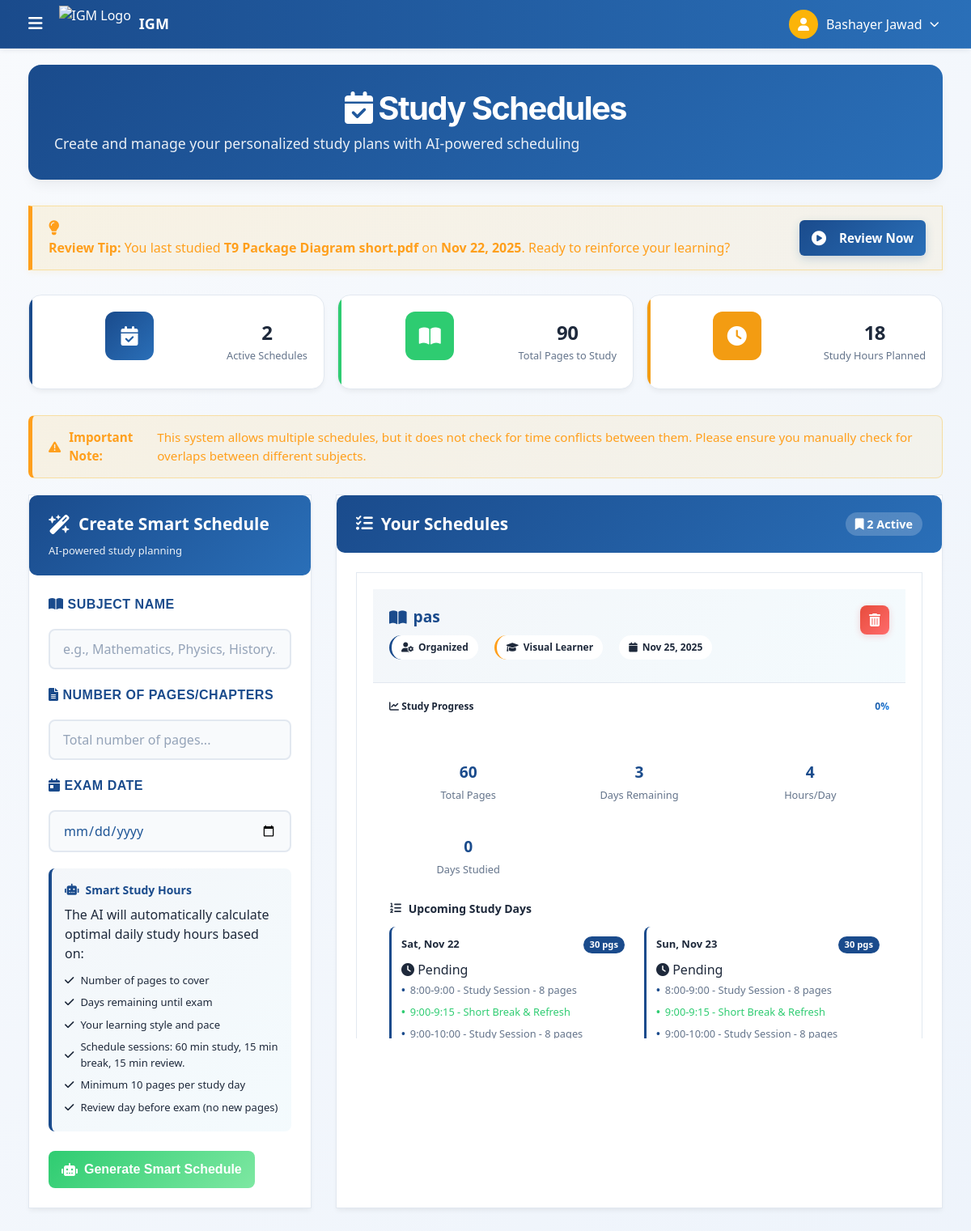
Screenshot of /timing_schedule.php (signed in) with the database file from the repository.
### tables this page shows
CREATE TABLE `users` (
  `id` int(11) NOT NULL,
  `full_name` varchar(100) NOT NULL,
  `username` varchar(50) NOT NULL,
  `email` varchar(100) NOT NULL,
  `phone` varchar(20) DEFAULT NULL,
  `password` varchar(255) NOT NULL,
  `created_at` timestamp NOT NULL DEFAULT current_timestamp()
);

CREATE TABLE `ai_generated_questions` (
  `id` int(11) NOT NULL,
  `user_id` int(11) NOT NULL,
  `file_name` varchar(255) NOT NULL,
  `file_content` longtext NOT NULL,
  `questionlevel` longtext NOT NULL CHECK (json_valid(`questionlevel`)),
  `questions` longtext NOT NULL CHECK (json_valid(`questions`)),
  `ai_model` varchar(100) NOT NULL,
  `created_at` timestamp NOT NULL DEFAULT current_timestamp()
);

CREATE TABLE `study_schedules` (
  `id` int(11) NOT NULL,
  `user_id` int(11) NOT NULL,
  `subject_name` varchar(255) NOT NULL,
  `total_pages` int(11) NOT NULL,
  `exam_date` date NOT NULL,
  `study_hours` int(11) NOT NULL,
  `schedule_data` longtext NOT NULL CHECK (json_valid(`schedule_data`)),
  `learning_style` longtext NOT NULL CHECK (json_valid(`learning_style`)),
  `created_at` timestamp NOT NULL DEFAULT current_timestamp()
);

### timing_schedule.php (the view, shortened to what the rows shown need)
<?php
require_once 'ai_handler.php';
$user_id = $_SESSION['user_id'];
$user = null;
$schedules = [];
$last_study_file = null;
try {
    $stmt = $pdo->prepare("SELECT full_name FROM users WHERE id = ?");
    $stmt->execute([$user_id]);
    $user = $stmt->fetch(PDO::FETCH_ASSOC);
    $stmt = $pdo->prepare("SELECT * FROM study_schedules WHERE user_id = ? ORDER BY created_at DESC");
    $stmt->execute([$user_id]);
    $raw_schedules = $stmt->fetchAll(PDO::FETCH_ASSOC);
    foreach ($raw_schedules as $schedule) {
        if (isset($schedule['schedule_data'])) {
            $schedule['schedule_data'] = json_decode($schedule['schedule_data'], true);
        } else {
            $schedule['schedule_data'] = [];
        }
        if (isset($schedule['learning_style'])) {
            $schedule['learning_style'] = json_decode($schedule['learning_style'], true);
        } else {
            $schedule['learning_style'] = [];
        }
        $stmt = $pdo->prepare("SELECT study_date, pages_studied FROM study_logs WHERE user_id = ? AND schedule_id = ?");
        $stmt->execute([$user_id, $schedule['id']]);
        $schedule['study_logs'] = $stmt->fetchAll(PDO::FETCH_ASSOC);
        $schedules[] = $schedule;
    }
    $stmt = $pdo->prepare("SELECT id, file_name, created_at FROM ai_generated_questions WHERE user_id = ? ORDER BY created_at DESC LIMIT 1");
    $stmt->execute([$user_id]);
    $last_study_file = $stmt->fetch(PDO::FETCH_ASSOC);
} catch (Exception $e) {
    $error_message = "Error loading data: " . $e->getMessage();
}
?>
<!DOCTYPE html>
<html lang="en">
<head>
    <link rel="stylesheet" href="https://cdnjs.cloudflare.com/ajax/libs/font-awesome/6.0.0/css/all.min.css">
    <link rel="stylesheet" href="style.css">
</head>
<body>
    <div class="top-nav">
        <div class="user-section">
            <div class="user-info" id="userInfo">
                <div class="user-avatar">
                    <i class="fas fa-user"></i>
                </div>
                <span id="userDisplayName"><?php echo htmlspecialchars($user['full_name'] ?? 'User'); ?></span>
                <i class="fas fa-chevron-down" style="font-size: 12px;"></i>
            </div>
        </div>
    </div>
    <div class="main-content" id="mainContent">
        <div class="container">
            <div class="page-header">
                <div>
                    <h1 class="page-title"><i class="fas fa-calendar-check"></i> Study Schedules</h1>
                </div>
            </div>
            <?php if ($last_study_file): ?>
            <div class="review-note">
                <div class="review-note-content">
                    <i class="fas fa-lightbulb"></i>
                    <div>
                        <strong> Review Tip:</strong> You last studied
                        <strong><?php echo htmlspecialchars($last_study_file['file_name']); ?></strong> on
                        <strong><?php echo date('M j, Y', strtotime($last_study_file['created_at'])); ?></strong>.
                        Ready to reinforce your learning?
                    </div>
                </div>
                <a href="start_exam.php?id=<?php echo $last_study_file['id']; ?>" class="btn btn-primary">
                    <i class="fas fa-play-circle"></i> Review Now
                </a>
            </div>
            <?php endif; ?>
            <div class="main-layout">
                <div class="timing-form-container">
                    <div class="timing-form-header">
                        <h2>
                            <i class="fas fa-wand-magic-sparkles"></i>
                            Create Smart Schedule
                        </h2>
                    </div>
                </div>
                <div class="schedules-container">
                    <div class="schedules-header">
                        <h2>
                            <i class="fas fa-list-check"></i>
                            Your Schedules
                        </h2>
                    </div>
                    <div class="schedules-body">
                        <?php if (empty($schedules)): ?>
                            <div class="empty-state">
                                <i class="fas fa-inbox"></i>
                                <h3>No Schedules Yet</h3>
                                <p>Create your first study schedule to get started with AI-powered learning</p>
                            </div>
                        <?php else: ?>
                            <?php foreach ($schedules as $schedule):
                                $schedule_data = $schedule['schedule_data'] ?? [];
                                $learning_style = $schedule['learning_style'] ?? [];
                            ?>
                            <div class="schedule-card" id="schedule-<?php echo $schedule['id']; ?>">
                                <div class="schedule-card-header">
                                    <div class="schedule-title-section">
                                        <h3 class="schedule-title">
                                            <i class="fas fa-book-open"></i>
                                            <?php echo htmlspecialchars($schedule['subject_name']); ?>
                                        </h3>
                                        <div class="schedule-meta">
                                            <span class="meta-badge planning">
                                                <i class="fas fa-user-cog"></i>
                                                <?php echo getEnglishStyleName($learning_style['planning_style'] ?? 'Organized'); ?>
                                            </span>
                                            <span class="meta-badge learning">
                                                <i class="fas fa-graduation-cap"></i>
                                                <?php echo getEnglishStyleName($learning_style['learning_type'] ?? 'Visual'); ?> Learner
                                            </span>
                                            <span class="meta-badge">
                                                <i class="fas fa-calendar"></i>
                                                <?php echo date('M j, Y', strtotime($schedule['exam_date'])); ?>
                                            </span>
                                        </div>
                                    </div>
                                    <div class="schedule-actions">
                                        <a href="?delete_schedule=<?php echo $schedule['id']; ?>" class="delete-btn"
                                           onclick="return confirm('Are you sure you want to delete this schedule? All study progress will be lost.');" title="Delete schedule">
                                            <i class="fas fa-trash-alt"></i>
                                        </a>
                                    </div>
                                </div>
                                <div class="schedule-card-body">
                                    <div class="progress-section">
                                        <div class="progress-header">
                                            <span><i class="fas fa-chart-line"></i> Study Progress</span>
                                            <span class="progress-percent">
                                                <?php
                                                $total_days = $schedule_data['days_remaining'] ?? 0;
                                                $studied_days = count($schedule['study_logs'] ?? []);
                                                $progress = $total_days > 0 ? ($studied_days / $total_days) * 100 : 0;
                                                echo round($progress) . '%';
                                                ?>
                                            </span>
                                        </div>
                                        <div class="progress-bar">
                                        </div>
                                    </div>
                                    <div class="schedule-details">
                                        <div class="detail-item">
                                            <div class="detail-value"><?php echo $schedule_data['total_pages'] ?? 0; ?></div>
                                            <div class="detail-label">Total Pages</div>
                                        </div>
                                        <div class="detail-item">
                                            <div class="detail-value"><?php echo $schedule_data['days_remaining'] ?? 0; ?></div>
                                            <div class="detail-label">Days Remaining</div>
                                        </div>
                                        <div class="detail-item">
                                            <div class="detail-value"><?php echo $schedule['study_hours'] ?? $schedule_data['daily_hours'] ?? 3; ?></div>
                                            <div class="detail-label">Hours/Day</div>
                                        </div>
                                        <div class="detail-item">
                                            <div class="detail-value"><?php echo count($schedule['study_logs'] ?? []); ?></div>
                                            <div class="detail-label">Days Studied</div>
                                        </div>
                                    </div>
                                    <div class="daily-plan-preview">
                                        <h4>
                                            <i class="fas fa-list-ol"></i>
                                            Upcoming Study Days
                                        </h4>
                                        <div class="day-cards">
                                            <?php
                                            $daily_plan_preview = $schedule_data['daily_plan'] ?? [];
                                            foreach ($daily_plan_preview as $index => $day):
                                                $is_studied = false;
                                                foreach ($schedule['study_logs'] as $log) {
                                                    if ($log['study_date'] == $day['date']) {
                                                        $is_studied = true;
                                                        break;
                                                    }
                                                }
                                                if ($is_studied && $index > 0) continue;
                                                $is_review_day = ($day['pages'] == 0);
                                            ?>
                                            <div class="day-card <?php echo $is_review_day ? 'review-day' : ''; ?>">
                                                <div class="day-header">
                                                    <span class="day-name"><?php echo date('D, M j', strtotime($day['date'])); ?></span>
                                                    <span class="day-pages <?php echo $is_review_day ? 'review' : ''; ?>">
                                                        <?php echo $is_review_day ? 'Review' : $day['pages'] . ' pgs'; ?>
                                                    </span>
                                                </div>
                                                <div class="study-status <?php echo $is_studied ? 'studied' : 'not-studied'; ?>">
                                                    <?php echo $is_studied ?
                                                        '<i class="fas fa-check-circle"></i> Completed' :
                                                        '<i class="fas fa-clock"></i> Pending'; ?>
                                                </div>
                                                <?php if (isset($day['time_slots'])): ?>
                                                    <ul class="time-slots">
                                                        <?php
                                                        foreach ($day['time_slots'] as $slot):
                                                            $slot_class = '';
                                                            if (strpos($slot['activity'], 'Break') !== false) {
                                                                $slot_class = 'break';
                                                            } elseif (strpos($slot['activity'], 'Review') !== false || $is_review_day) {
                                                                $slot_class = 'review';
                                                            }
                                                        ?>
                                                        <li class="time-slot <?php echo $slot_class; ?>">
                                                            <?php echo $slot['time']; ?> -
                                                            <?php echo htmlspecialchars($slot['activity']); ?>
                                                        </li>
                                                        <?php endforeach; ?>
                                                    </ul>
                                                <?php endif; ?>
                                            </div>
                                            <?php endforeach; ?>
                                        </div>
                                    </div>
                                </div>
                            </div>
                            <?php endforeach; ?>
                        <?php endif; ?>
                    </div>
                </div>
            </div>
        </div>
    </div>
</body>
</html>

### rows the page displays
users: full_name "Bashayer Jawad"
ai_generated_questions: file_name "T9 Package Diagram short.pdf", created_at "Nov 22, 2025"
study_schedules: subject_name "pas", planning_style "Organized", learning_type "Visual", exam_date "Nov 25, 2025", progress "0", total_pages "60", days_remaining "3", study_hours "4", count($schedule['study_logs'] ?? []) "0", date "Sat, Nov 22", pages "30", time "8:00-9:00", activity "Study Session - 8 pages", time "9:00-9:15", activity "Short Break & Refresh", time "9:00-10:00", date "Sun, Nov 23"

### other values shown
count($schedules) "2"
$totalPages "90"
$totalHours "18"
